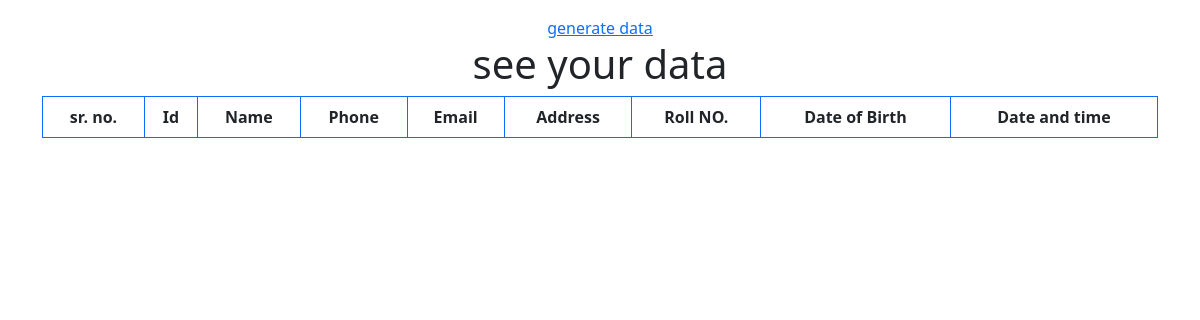
The page /Table on the database as committed earlier.
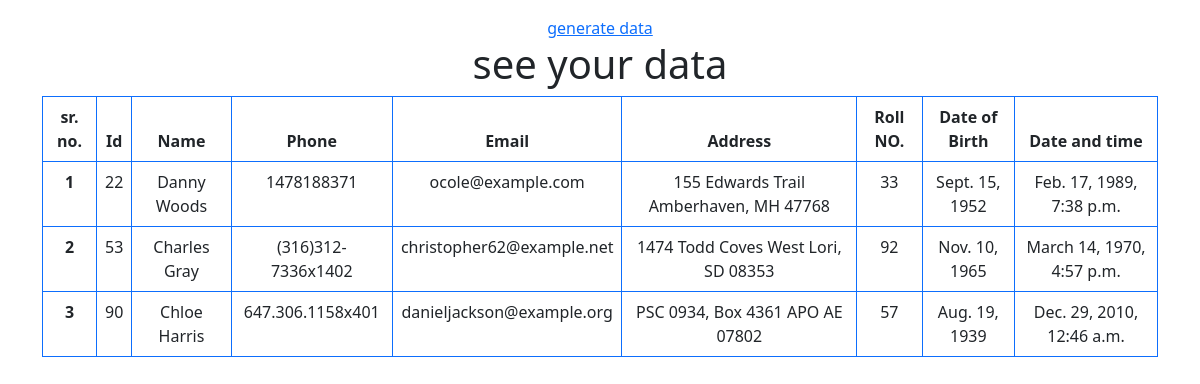
The same page on the database as committed later.
### userapp/models.py (models this page shows)
class students(models.Model):
    Name = models.CharField(max_length=33)
    Email = models.EmailField(max_length=254)
    Phone = models.CharField(max_length=33)
    roll = models.CharField(max_length=33)
    Address = models.CharField(max_length=200)
    Dob = models.DateField(default='2000-02-12')
    dt = models.DateTimeField(default="2019-09-25 06:00")

### userapp/views.py (the view)
# urls.py: path("Table", views.table, name="Table"),
def table(request):
    userdata = students.objects.filter(dt__second=5)
    print(userdata)
    print(userdata.query)
    return render(request, "stuapp/table.html", {"data": userdata})

### userapp/templates/stuapp/table.html (shortened to what this page needs)
{% extends 'stuapp/base.html' %}
{% block content %}
<div class="container text-center my-3">
    <a href="{% url 'generate' %}">generate data</a>
    <h1>see your data </h1>
    <table class="table table-bordered border-primary">
        <thead>
            <tr>
                <th scope="col">sr. no.</th>
                <th scope="col">Id</th>
                <th scope="col">Name</th>
                <th scope="col">Phone</th>
                <th scope="col">Email</th>
                <th scope="col">Address</th>
                <th scope="col">Roll NO.</th>
                <th scope="col">Date of Birth</th>
                <th scope="col">Date and time</th>
            </tr>
        </thead>
        <tbody>
            {% for mydata in data %}
            <tr>
                <th scope="row">{{ forloop.counter }}</th>
                <td>{{ mydata.id }}</td>
                <td>{{ mydata.Name|capfirst }}</td>
                <td>{{ mydata.Phone }}</td>
                <td>{{ mydata.Email }}</td>
                <td>{{ mydata.Address }}</td>
                <td>{{ mydata.roll }}</td>
                <td>{{ mydata.Dob }}</td>
                <td>{{ mydata.dt }}</td>
            </tr>
            {% endfor %}
        </tbody>
    </table>
</div>
{% endblock content %}

### userapp/templates/stuapp/base.html (shortened to what this page needs)
<!doctype html>
<html lang="en">
<head>
    <link href="https://cdn.jsdelivr.net/npm/bootstrap@5.3.0-alpha1/dist/css/bootstrap.min.css" rel="stylesheet"
>
</head>
<body>{% block content %}
    {% endblock content %}
</body>
</html>

Rows that differ between the two databases and show on the page:
added students: id "22", Name "Danny Woods", Phone "1478188371", Email "ocole@example.com", Address "155 Edwards Trail Amberhaven, MH 47768", roll "33", Dob "Sept. 15, 1952", dt "Feb. 17, 1989, 7:38 p.m."
added students: id "53", Name "Charles Gray", Phone "(316)312-7336x1402", Email "christopher62@example.net", Address "1474 Todd Coves West Lori, SD 08353", roll "92", Dob "Nov. 10, 1965", dt "March 14, 1970, 4:57 p.m."
added students: id "90", Name "Chloe Harris", Phone "647.306.1158x401", Email "danieljackson@example.org", Address "PSC 0934, Box 4361 APO AE 07802", roll "57", Dob "Aug. 19, 1939", dt "Dec. 29, 2010, 12:46 a.m."
